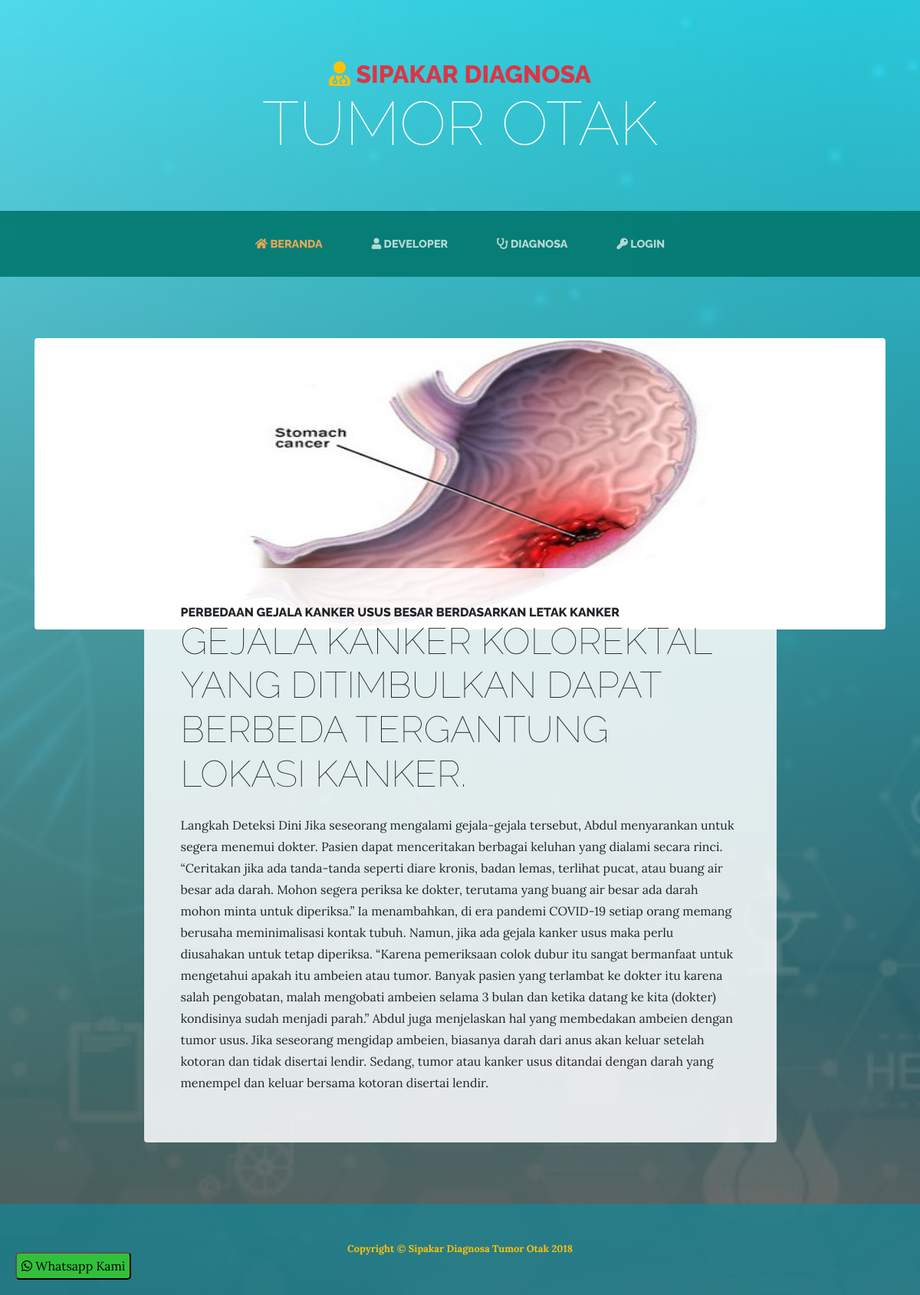
The app's page /welcome/lihat?id=3 with its own data.
### tables this page shows
CREATE TABLE `berita` (
  `id` int(11) NOT NULL,
  `judulberita` varchar(300) NOT NULL,
  `subjudul` varchar(255) NOT NULL,
  `sekilas` varchar(2000) NOT NULL,
  `isiberita` varchar(6000) NOT NULL,
  `foto` varchar(255) NOT NULL,
  `tanggal` date NOT NULL,
  `waktu` time NOT NULL
);

### application/views/template_dashboard_utama/content.php (called while the page is built)
<?php
if($content) {
$this->load->view($content);
}
?>

### application/views/template_dashboard_utama/wrapper.php (called while the page is built)
<?php
    require_once('head.php');
    require_once('header.php');
    require_once('content.php');
    require_once('footer.php');
    require_once('js.php');
?>

### application/controllers/Welcome.php (called while the page is built, shortened)
<?php
class Welcome extends CI_Controller
{
	public function __construct()
	{
		$this->load->model('model_berita/namaBerita', 'berita');
		$this->load->library('session');
		$this->load->library('upload');
		$this->load->library('pagination');
		$this->load->helper('url');
	}
	public function lihat()
	{
		$data = array(
			'title' => '',
			'content' => 'utama/halaman_berita/list'
		);
		$this->load->view('template_dashboard_utama/wrapper', $data, FALSE);
	}
}

### index.php (called while the page is built, shortened)
<?php
require_once BASEPATH.'core/CodeIgniter.php';

### application/models/model_berita/namaBerita.php (called while the page is built, shortened)
<?php
class Namaberita extends CI_Model{
	public function cek_akun($id){
		$this->db->select('*');
		$this->db->from('berita');
		$this->db->where('id', $id);
		$query = $this->db->get();
        return $query;
	}
    public function edit($id, $data)
	{
		$this->db->update('berita', $data, $id);
    }
}
?>

### application/views/utama/halaman_berita/list.php (the view)
<section class="page-section about-heading">
    <div class="container">
    <?php
            $id = $this->input->get('id');
            $cek_query = $this->berita->cek_akun($id);
            foreach ($cek_query->result_array() as $row)
            {
              ?>
      <img class="img-fluid rounded about-heading-img mb-3 mb-lg-0" style="width: 100%; height: 380px" src="<?php echo base_url().'assets/images/'.$row['foto'];?>" alt="">
      <div class="about-heading-content">
        <div class="row">
          <div class="col-xl-9 col-lg-10 mx-auto">
            <div class="bg-faded rounded p-5">
              <h2 class="section-heading mb-4">
                <span class="section-heading-upper"><?php echo $row['judulberita'];?></span>
                <span class="section-heading-lower"><?php echo $row['subjudul'];?></span>
              </h2>
              <p><?php echo $row['isiberita'];?></p>
            </div>
          </div>
        </div>
      </div>
            <?php } ?>
    </div>
  </section>

### records on screen
berita: foto (picture), judulberita "PERBEDAAN GEJALA KANKER USUS BESAR BERDASARKAN LETAK KANKER", subjudul "GEJALA KANKER KOLOREKTAL YANG DITIMBULKAN DAPAT BERBEDA TERGANTUNG LOKASI KANKER.", isiberita "Langkah Deteksi Dini Jika seseorang mengalami gejala-gejala tersebut, Abdul menyarankan untuk segera menemui dokter. Pasien dapat menceritakan berbagai keluhan yang dialami secara rinci. “Ceritakan jika ada tanda-tanda seperti diare kronis, badan lemas, terlihat pucat, atau buang air besar ada darah. Mohon segera periksa ke dokter, terutama yang buang air besar ada darah mohon minta untuk diperiksa.” Ia menambahkan, di era pandemi COVID-19 setiap orang memang berusaha meminimalisasi kontak tubuh. Namun, jika ada gejala kanker usus maka perlu diusahakan untuk tetap diperiksa. “Karena pemeriksaan colok dubur itu sangat bermanfaat untuk mengetahui apakah itu ambeien atau tumor. Banyak pasien…"
